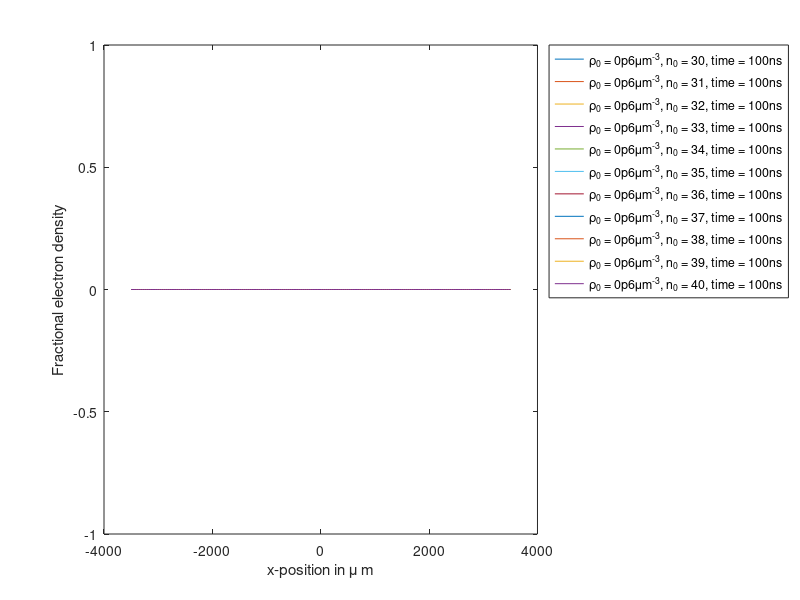

MATLAB code for this plot:
function [] =  shellCrossSection()
clf;
% Initialization which you may need to edit
N = 100; % shells
%rangeOfPQN = [30,40,50,60,70];
rangeOfPQN = 30:40;
rangeOfDen = [0.6];
rangeOfEndTime = 100;
%rangeOfEndTime = [100]
den = 0.1;
fileTime = 350;
t_max = 350;

sigma_x = 700; %um
sigma_env = 5;

pos_x=linspace(0.5*sigma_env*sigma_x/(N-0.5),sigma_env*sigma_x,N);
firstHalf = pos_x(2:end);
firstHalf = -1*fliplr(firstHalf);
xaxis = [firstHalf, pos_x];
index = 1;

for den = rangeOfDen
for pqn = rangeOfPQN
    for endTime = rangeOfEndTime
            yaxis = getYAxis(pqn, den, endTime);
            title =['\rho_{0} = ',strrep(num2str(den),'.','p'),'\mum^{-3}, n_0 = ',num2str(pqn),...
                ' time = ', num2str(endTime), 'ns'];
            plot(xaxis,yaxis,'DisplayName',['\rho_{0} = ',strrep(num2str(den),'.','p'),'\mum^{-3}, n_0 = ',num2str(pqn),...
                ', time = ', num2str(endTime), 'ns']);
            legend('Location','northeastoutside');
            hold on;
            index = index + 1;
    end
end
end

xlabel('x-position in \mu m');
ylabel('Fractional electron density');


    function yaxis = getYAxis(pqn, den, endTime)
        dirname = ...
            ['C:\Users\Kiara\Documents\glw\CleanBifurcation\Results\Oct14\BestCalcs_den_' ...
            , strrep(num2str(den),'.','p')];
        cd (dirname);
        yaxis = zeros(N*2 - 1,1);
        filename = ['All_Fractions_vs_timepqn_',num2str(pqn) , 'Density_'...
            , strrep(num2str(den),'.','p') , '_shells_' , num2str(N) , '_t_max_'...
            , num2str(t_max),'.csv'];
        if ~(isfile(filename))
            fprintf("missing file! %s\n", filename);
            return;
        end
        mat = csvread(filename);
        
        
        time_full = mat(:,1);
        
        %strip away zeros from OutputMatrix
        
        allTimes = [0; nonzeros(time_full)];
        indexToLook = binarySearch(allTimes,endTime);
        for whichShell = 1:N
            totalRyd(whichShell) = mat(indexToLook,whichShell+1);
            totaldeac(whichShell) = mat(indexToLook,whichShell+N+1);
            totalE(whichShell) = mat(indexToLook,whichShell+2*N+1);
            Te(whichShell) = mat(indexToLook,3*N+1);
            vol(whichShell) = mat(indexToLook,whichShell+3*N+2);
        end
        
        yaxis(1:N) = fliplr(totalE);
        yaxis(N:2*N-1) = totalE;
        cd '..';
        return;
    end
end